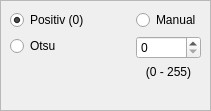
    <widget class="QFrame" name="frm_exg_thresh">
     <property name="geometry">
      <rect>
       <x>10</x>
       <y>440</y>
       <width>211</width>
       <height>111</height>
      </rect>
     </property>
     <property name="frameShape">
      <enum>QFrame::StyledPanel</enum>
     </property>
     <property name="frameShadow">
      <enum>QFrame::Raised</enum>
     </property>
     <widget class="QWidget" name="layoutWidget_1">
      <property name="geometry">
       <rect>
        <x>10</x>
        <y>10</y>
        <width>191</width>
        <height>91</height>
       </rect>
      </property>
      <layout class="QHBoxLayout" name="horizontalLayout_2">
       <item>
        <layout class="QVBoxLayout" name="verticalLayout_3">
         <item>
          <widget class="QRadioButton" name="rdbtn_exg_positiv">
           <property name="text">
            <string>Positiv (0)</string>
           </property>
           <property name="checked">
            <bool>true</bool>
           </property>
          </widget>
         </item>
         <item>
          <widget class="QRadioButton" name="rdbtn_exg_otsu">
           <property name="text">
            <string>Otsu</string>
           </property>
          </widget>
         </item>
         <item>
          <spacer name="verticalSpacer_2">
           <property name="orientation">
            <enum>Qt::Vertical</enum>
           </property>
           <property name="sizeHint" stdset="0">
            <size>
             <width>20</width>
             <height>40</height>
            </size>
           </property>
          </spacer>
         </item>
        </layout>
       </item>
       <item>
        <spacer name="horizontalSpacer_3">
         <property name="orientation">
          <enum>Qt::Horizontal</enum>
         </property>
         <property name="sizeHint" stdset="0">
          <size>
           <width>28</width>
           <height>74</height>
          </size>
         </property>
        </spacer>
       </item>
       <item>
        <layout class="QVBoxLayout" name="verticalLayout_2">
         <item>
          <widget class="QRadioButton" name="rdbtn_exg_manual">
           <property name="text">
            <string>Manual</string>
           </property>
           <property name="checked">
            <bool>false</bool>
           </property>
          </widget>
         </item>
         <item>
          <widget class="QSpinBox" name="sBox_exg_man_thresh">
           <property name="enabled">
            <bool>true</bool>
           </property>
           <property name="maximum">
            <number>255</number>
           </property>
          </widget>
         </item>
         <item>
          <widget class="QLabel" name="lbl_exg_thresh_range">
           <property name="enabled">
            <bool>true</bool>
           </property>
           <property name="text">
            <string>(0 - 255)</string>
           </property>
           <property name="alignment">
            <set>Qt::AlignCenter</set>
           </property>
          </widget>
         </item>
         <item>
          <spacer name="verticalSpacer_3">
           <property name="orientation">
            <enum>Qt::Vertical</enum>
           </property>
           <property name="sizeHint" stdset="0">
            <size>
             <width>20</width>
             <height>40</height>
            </size>
           </property>
          </spacer>
         </item>
        </layout>
       </item>
      </layout>
     </widget>
    </widget>
